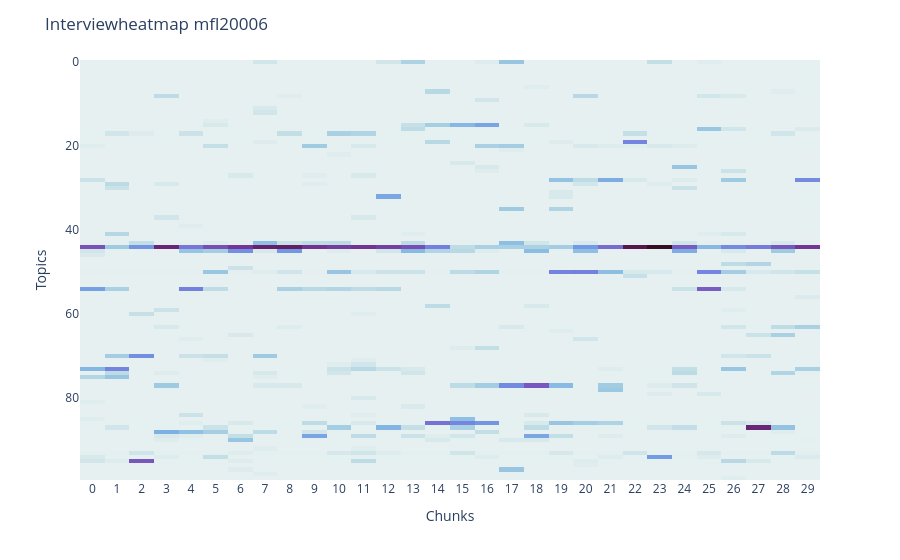

Here is the notebook cell this chart was saved with:
### Markdown cell above
### Diving Deeper – further insights into the results

In addition to the functions used and presented here, the pipeline offers further options for analysing the results. If the variable search_for_topics_in_interview is set to “True”, the chunk search does not take place within the entire corpus but only within a single interview, which is specified via interview_id. The print_interview_chunk function can be used to access and output specific chunks from interviews. In addition to the other search options for the chunks, the interview chronology heatmap provides a visual representation of the distribution of topics and documents in an individual interview. Developed by Dennis Möbus (Möbus [2025]: https://github.com/moebusd/interview_chronology_analysis), it transfers the corpus heatmap to the level of the individual interview, but with one significant change. Swapping the X and Y axes allows the chronological sequence of the interviews to be transferred to the graph. The X-axis shows the individual chunks in chronological order, while the Y-axis shows the topics. This contextualises the temporal level of an interview in relation to the topics and their weighting. This makes it possible to relate the individual chunks to each other in sequence. For example, are there longer passages (i.e. several chunks occurring one after the other) that have the same topic distribution, indicating a longer passage in terms of content? Or are there interesting changes in topic that become visible through the sequence of two chunks and their corresponding topic weightings? The interview chronology heatmap can be displayed by specifying the desired interview via the interview_id variable and setting the show_heatmap_interview function to “True”.

Here we see the chronological heatmap of interview MFL20006. At first glance, it is clear that Topic 44 runs throughout the interview and plays a significant part in the narrative. Between chunks 14 and 20, however, its role is probably less significant. When Topic 44 appears in the MFL interviews, the topic word list must be taken into account, as Topic 44 does not only refer to migration and homeland, but also to Friedland in particular.

### Code cell
output_folder: str = (r"./media")
load_file_name = "jdh_ohtm_pipeline_final_version"
ohtm_file = load_json_function(load_file_name, output_folder)
from ohtm_pipeline.ohtm_pipeline.topic_evaluation.heatmaps import heatmap_interview
heatmap_interview(ohtm_file, interview_id="mfl20006")

### Figure 1 — Plotly figure (JSON) as saved in the notebook; plotly's stock layout.template omitted (floating-point values rounded to 4 significant figures; data arrays with more than 128 entries replaced by an {"elided": "..."} marker saying what was removed)
{"data": [{"coloraxis": "coloraxis", "hovertemplate": "Chunk: %{x}<br>Topic: %{y}<br>Weight: %{z}<extra></extra>", "name": "0", "type": "heatmap", "x": ["0", "1", "2", "3", "4", "5", "6", "7", "8", "9", "10", "11", "12", "13", "14", "15", "16", "17", "18", "19", "20", "21", "22", "23", "24", "25", "26", "27", "28", "29"], "xaxis": "x", "y": [0, 1, 2, 3, 4, 5, 6, 7, 8, 9, 10, 11, 12, 13, 14, 15, 16, 17, 18, 19, 20, 21, 22, 23, 24, 25, 26, 27, 28, 29, 30, 31, 32, 33, 34, 35, 36, 37, 38, 39, 40, 41, 42, 43, 44, 45, 46, 47, 48, 49, 50, 51, 52, 53, 54, 55, 56, 57, 58, 59, 60, 61, 62, 63, 64, 65, 66, 67, 68, 69, 70, 71, 72, 73, 74, 75, 76, 77, 78, 79, 80, 81, 82, 83, 84, 85, 86, 87, 88, 89, 90, 91, 92, 93, 94, 95, 96, 97, 98, 99], "yaxis": "y", "z": {"elided": "100x30 float values"}}], "layout": {"coloraxis": {"colorscale": [[0, "rgb(230, 240, 240)"], [0.09091, "rgb(191, 221, 229)"], [0.1818, "rgb(156, 201, 226)"], [0.2727, "rgb(129, 180, 227)"], [0.3636, "rgb(115, 154, 228)"], [0.4545, "rgb(117, 127, 221)"], [0.5455, "rgb(120, 100, 202)"], [0.6364, "rgb(119, 74, 175)"], [0.7273, "rgb(113, 50, 141)"], [0.8182, "rgb(100, 31, 104)"], [0.9091, "rgb(80, 20, 66)"], [1, "rgb(54, 14, 36)"]], "showscale": false}, "margin": {"t": 60}, "title": {"text": "Interviewheatmap mfl20006"}, "xaxis": {"anchor": "y", "constrain": "domain", "domain": [0, 1], "scaleanchor": "y", "title": {"text": "Chunks"}}, "yaxis": {"anchor": "x", "autorange": "reversed", "constrain": "domain", "domain": [0, 1], "title": {"text": "Topics"}}}}
